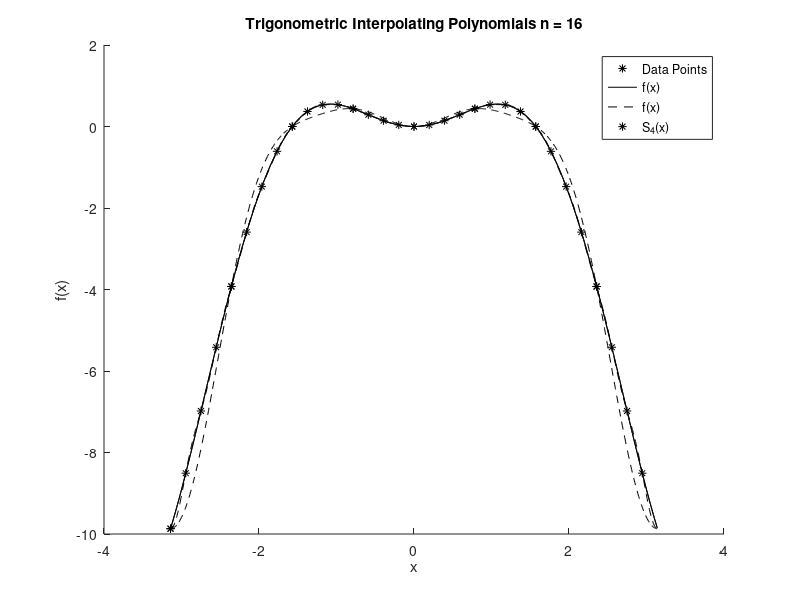

The MATLAB script that drew this image:
%Initial Function
fun = @(x) x.^2 .* cos(x);
%fun = @(x) x .* cos(x.^2) + exp(x) .* cos(exp(x));

%Initial Variables - 4
m = 4;
finex = -pi:0.01:pi;
xdata = -pi:(pi / m):(pi - pi / m);
ydata = fun(xdata);
coeff = fft(ydata);
a = zeros(size(coeff));
b = zeros(size(coeff));

%Compute Polynomial Coefficients - 4
for k = 1:m + 1
    a(k) = real(((-1).^(k - 1) ./ m) .* coeff(k));
end
for k = 1:m
    b(k) = imag(((-1).^(k - 1) ./ m) .* coeff(k + 1));
end

%Initial Variables - 16
m2 = 16;
xdata2 = -pi:(pi / m2):(pi - pi / m2);
ydata2 = fun(xdata2);
coeff2 = fft(ydata2);
a2 = zeros(size(coeff2));
b2 = zeros(size(coeff2));

%Compute Polynomial Coefficients - 16
for k = 1:m2 + 1
    a2(k) = -real(((-1).^k ./ m2) .* coeff2(k));
end
for k = 1:m2
    b2(k) = -imag(((-1).^k ./ m2) .* coeff2(k + 1));
end

%Interpolating Functions
fun1 = @(x) 0.5 .* (a(1) + a(5) .* cos(4 .* x)) + a(2) .* cos(x) + ...
    b(1) .* sin(x) + a(3) .* cos(2 .* x) + b(2) .* sin(2 .* x) + ...
    a(4) .* cos(3 .* x) + b(3) .* sin(3 .* x);
fun2 = @(x) 0.5 .* (a2(1) + a2(17) .* cos(16 .* x)) + a2(2) .* cos(x) + ...
    b2(1) .* sin(x) + a2(3) .* cos(2 .* x) + b2(2) .* sin(2 .* x) + ...
    a2(4) .* cos(3 .* x) + b2(3) .* sin(3 .* x) + a2(5) .* cos(4 .* ...
    x) + b2(4) .* sin(4 .* x) + a2(6) .* cos(5 .* x) + b2(5) .* ...
    sin(5 .* x) + a2(7) .* cos(6 .* x) + b2(6) .* sin(6 .* x) + ...
    a2(8) .* cos(7 .* x) + b2(7) .* sin(7 .* x) + a2(9) .* cos(8 .* ...
    x) + b2(8) .* sin(8 .* x) + a2(10) .* cos(9 .* x) + b2(9) .* ...
    sin(9 .* x) + a2(11) .* cos(10 .* x) + b2(10) .* sin(10 .* x) + ...
    a2(12) .* cos(11 .* x) + b2(11) .* sin(11 .* x) + a2(13) .* ...
    cos(12 .* x) + b2(12) .* sin(12 .* x) + a2(14) .* cos(13 .* x) + ...
    b2(13) .* sin(13 .* x) + a2(15) .* cos(14 .* x) + b2(14) .* ...
    sin(14 .* x) + a2(16) .* cos(15 .* x) + b2(15) .* sin(15 .* x);

%Plot n = 4
hold on;
plot(xdata, ydata, 'k*');
plot(finex, fun(finex), 'k');
plot(finex, fun1(finex), 'k--');
xlabel('x');
ylabel('f(x)');
legend('Data Points', 'f(x)', 'f(x)', 'S_4(x)', 'location', 'best');
title('Trigonometric Interpolating Polynomials n = 4');
hold off;

%Wait Until Done
uiwait();

%Plot n = 16
hold on;
plot(xdata2, ydata2, 'k*');
plot(finex, fun(finex), 'k');
plot(finex, fun2(finex), 'k--');
xlabel('x');
ylabel('f(x)');
legend('Data Points', 'f(x)', 'f(x)', 'S_4(x)', 'location', 'best');
title('Trigonometric Interpolating Polynomials n = 16');
hold off;